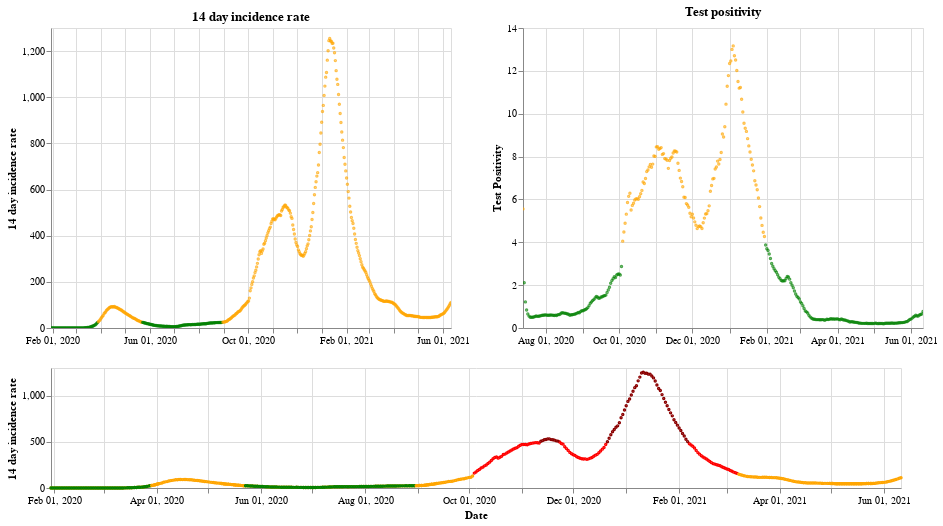

Notebook cell for this chart:
### Markdown cell above
## England

### Code cell
plot_traffic_light('England')

### Figure 1 — Vega-Lite specification as saved in the notebook (floating-point values rounded to 4 significant figures; data arrays with more than 128 entries replaced by an {"elided": "..."} marker saying what was removed)
{"config": {"view": {"continuousWidth": 400, "continuousHeight": 300}}, "vconcat": [{"hconcat": [{"mark": {"type": "point", "size": 2}, "encoding": {"color": {"condition": {"value": "green", "test": "(datum.twoWeeklyCasesRate <= 25)"}, "value": "orange"}, "tooltip": [{"type": "nominal", "field": "areaName"}, {"type": "temporal", "field": "date"}, {"type": "quantitative", "field": "twoWeeklyCasesRate"}, {"type": "quantitative", "field": "testPositivity"}], "x": {"type": "temporal", "axis": {"title": ""}, "field": "date", "scale": {"domain": {"selection": "DateBrush"}}, "timeUnit": "yearmonthdate"}, "y": {"type": "quantitative", "axis": {"title": "14 day incidence rate"}, "field": "twoWeeklyCasesRate"}}, "title": "14 day incidence rate", "width": 400}, {"mark": {"type": "point", "size": 2}, "encoding": {"color": {"condition": {"value": "green", "test": "(datum.testPositivity <= 4)"}, "value": "orange"}, "tooltip": [{"type": "nominal", "field": "areaName"}, {"type": "temporal", "field": "date"}, {"type": "quantitative", "field": "twoWeeklyCasesRate"}, {"type": "quantitative", "field": "testPositivity"}], "x": {"type": "temporal", "axis": {"title": ""}, "field": "date", "scale": {"domain": {"selection": "DateBrush"}}, "timeUnit": "yearmonthdate"}, "y": {"type": "quantitative", "axis": {"title": "Test Positivity"}, "field": "testPositivity"}}, "title": "Test positivity", "width": 400}]}, {"layer": [{"mark": {"type": "point", "size": 2}, "encoding": {"color": {"condition": {"value": "orange", "test": "((50 && datum.twoWeeklyCasesRate) < 150)"}, "value": "red"}, "opacity": {"condition": {"value": 1, "test": "((50 && datum.twoWeeklyCasesRate) < 500)"}, "value": 0}, "tooltip": [{"type": "nominal", "field": "areaName"}, {"type": "temporal", "field": "date"}, {"type": "quantitative", "field": "twoWeeklyCasesRate"}, {"type": "quantitative", "field": "testPositivity"}], "x": {"type": "temporal", "axis": {"title": "Date"}, "field": "date", "timeUnit": "yearmonthdate"}, "y": {"type": "quantitative", "axis": {"title": "14 day incidence rate"}, "field": "twoWeeklyCasesRate"}}, "selection": {"DateBrush": {"type": "interval", "encodings": ["x"], "fields": ["Time"]}}, "width": 850}, {"mark": {"type": "point", "size": 2}, "encoding": {"color": {"value": "darkred"}, "opacity": {"condition": {"value": 1, "test": "(datum.twoWeeklyCasesRate >= 500)"}, "value": 0}, "tooltip": [{"type": "nominal", "field": "areaName"}, {"type": "temporal", "field": "date"}, {"type": "quantitative", "field": "twoWeeklyCasesRate"}, {"type": "quantitative", "field": "testPositivity"}], "x": {"type": "temporal", "axis": {"title": "Date"}, "field": "date", "timeUnit": "yearmonthdate"}, "y": {"type": "quantitative", "axis": {"title": "14 day incidence rate"}, "field": "twoWeeklyCasesRate"}}, "width": 400}, {"mark": {"type": "point", "size": 2}, "encoding": {"color": {"condition": {"value": "green", "test": "((4 && datum.twoWeeklyCasesRate) < 25)"}, "value": "orange"}, "opacity": {"condition": {"value": 1, "test": "(datum.twoWeeklyCasesRate < 50)"}, "value": 0}, "tooltip": [{"type": "nominal", "field": "areaName"}, {"type": "temporal", "field": "date"}, {"type": "quantitative", "field": "twoWeeklyCasesRate"}, {"type": "quantitative", "field": "testPositivity"}], "x": {"type": "temporal", "axis": {"title": "Date"}, "field": "date", "timeUnit": "yearmonthdate"}, "y": {"type": "quantitative", "axis": {"title": "14 day incidence rate"}, "field": "twoWeeklyCasesRate"}}, "width": 400}], "height": 120, "width": 800}], "data": {"name": "data-5a8399494cefc396b16233caae4eec7a"}, "$schema": "https://vega.github.io/schema/vega-lite/v4.8.1.json", "datasets": {"data-5a8399494cefc396b16233caae4eec7a": {"elided": "499 records"}}}
